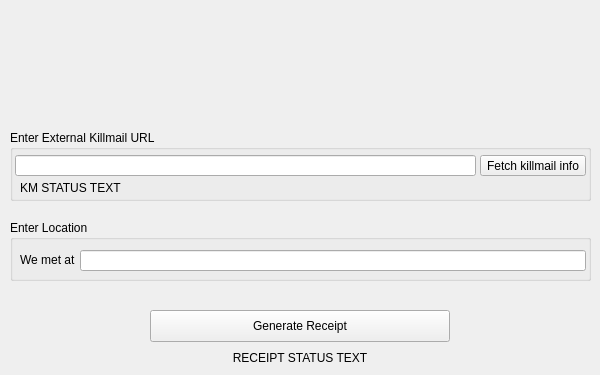
<?xml version="1.0" encoding="UTF-8"?>
<ui version="4.0">
 <class>MainWindow</class>
 <widget class="QMainWindow" name="MainWindow">
  <property name="geometry">
   <rect>
    <x>0</x>
    <y>0</y>
    <width>600</width>
    <height>375</height>
   </rect>
  </property>
  <property name="sizePolicy">
   <sizepolicy hsizetype="Fixed" vsizetype="Fixed">
    <horstretch>0</horstretch>
    <verstretch>0</verstretch>
   </sizepolicy>
  </property>
  <property name="minimumSize">
   <size>
    <width>600</width>
    <height>375</height>
   </size>
  </property>
  <property name="maximumSize">
   <size>
    <width>600</width>
    <height>375</height>
   </size>
  </property>
  <property name="baseSize">
   <size>
    <width>600</width>
    <height>900</height>
   </size>
  </property>
  <property name="windowTitle">
   <string>MainWindow</string>
  </property>
  <property name="windowIcon">
   <iconset resource="images.qrc">
    <normaloff>:/icons/icons/WiNGSPAN Alliance Logo.ico</normaloff>:/icons/icons/WiNGSPAN Alliance Logo.ico</iconset>
  </property>
  <widget class="QWidget" name="centralwidget">
   <widget class="QGroupBox" name="kmGroupBox">
    <property name="geometry">
     <rect>
      <x>10</x>
      <y>130</y>
      <width>581</width>
      <height>71</height>
     </rect>
    </property>
    <property name="sizePolicy">
     <sizepolicy hsizetype="Expanding" vsizetype="Preferred">
      <horstretch>0</horstretch>
      <verstretch>0</verstretch>
     </sizepolicy>
    </property>
    <property name="minimumSize">
     <size>
      <width>581</width>
      <height>71</height>
     </size>
    </property>
    <property name="title">
     <string>Enter External Killmail URL</string>
    </property>
    <widget class="QLineEdit" name="kmLineEdit">
     <property name="geometry">
      <rect>
       <x>5</x>
       <y>25</y>
       <width>461</width>
       <height>21</height>
      </rect>
     </property>
     <property name="autoFillBackground">
      <bool>false</bool>
     </property>
     <property name="text">
      <string/>
     </property>
     <property name="placeholderText">
      <string extracomment="Test"/>
     </property>
    </widget>
    <widget class="QLabel" name="kmStatusLabel">
     <property name="geometry">
      <rect>
       <x>10</x>
       <y>50</y>
       <width>451</width>
       <height>16</height>
      </rect>
     </property>
     <property name="text">
      <string>KM STATUS TEXT</string>
     </property>
    </widget>
    <widget class="QPushButton" name="getKMInfoButton">
     <property name="geometry">
      <rect>
       <x>470</x>
       <y>25</y>
       <width>106</width>
       <height>21</height>
      </rect>
     </property>
     <property name="sizePolicy">
      <sizepolicy hsizetype="Fixed" vsizetype="Fixed">
       <horstretch>0</horstretch>
       <verstretch>0</verstretch>
      </sizepolicy>
     </property>
     <property name="text">
      <string>Fetch killmail info</string>
     </property>
    </widget>
   </widget>
   <widget class="QGroupBox" name="locationGroupBox">
    <property name="geometry">
     <rect>
      <x>10</x>
      <y>220</y>
      <width>581</width>
      <height>61</height>
     </rect>
    </property>
    <property name="toolTip">
     <string>&lt;html&gt;&lt;head/&gt;&lt;body&gt;&lt;p&gt;Location will be auto-filled into the receipt when &amp;quot;Generate Delivery Receipt&amp;quot; is pressed&lt;/p&gt;&lt;/body&gt;&lt;/html&gt;</string>
    </property>
    <property name="title">
     <string>Enter Location</string>
    </property>
    <widget class="QLabel" name="locationLabel">
     <property name="geometry">
      <rect>
       <x>10</x>
       <y>29</y>
       <width>61</width>
       <height>21</height>
      </rect>
     </property>
     <property name="text">
      <string>We met at </string>
     </property>
    </widget>
    <widget class="QLineEdit" name="locationLineEdit">
     <property name="geometry">
      <rect>
       <x>70</x>
       <y>30</y>
       <width>506</width>
       <height>21</height>
      </rect>
     </property>
    </widget>
    <zorder>locationLineEdit</zorder>
    <zorder>locationLabel</zorder>
   </widget>
   <widget class="QLabel" name="logoLabel">
    <property name="geometry">
     <rect>
      <x>128</x>
      <y>10</y>
      <width>344</width>
      <height>115</height>
     </rect>
    </property>
    <property name="text">
     <string/>
    </property>
    <property name="pixmap">
     <pixmap resource="images.qrc">:/icons/icons/WiNGSPAN Title.png</pixmap>
    </property>
    <property name="scaledContents">
     <bool>true</bool>
    </property>
   </widget>
   <widget class="QPushButton" name="generateReceiptButton">
    <property name="geometry">
     <rect>
      <x>150</x>
      <y>310</y>
      <width>300</width>
      <height>32</height>
     </rect>
    </property>
    <property name="text">
     <string>Generate Receipt</string>
    </property>
   </widget>
   <widget class="QLabel" name="receiptStatusLabel">
    <property name="geometry">
     <rect>
      <x>150</x>
      <y>350</y>
      <width>300</width>
      <height>16</height>
     </rect>
    </property>
    <property name="text">
     <string>RECEIPT STATUS TEXT</string>
    </property>
    <property name="alignment">
     <set>Qt::AlignCenter</set>
    </property>
   </widget>
   <zorder>logoLabel</zorder>
   <zorder>locationGroupBox</zorder>
   <zorder>kmGroupBox</zorder>
   <zorder>generateReceiptButton</zorder>
   <zorder>receiptStatusLabel</zorder>
  </widget>
  <widget class="QMenuBar" name="menubar">
   <property name="geometry">
    <rect>
     <x>0</x>
     <y>0</y>
     <width>600</width>
     <height>21</height>
    </rect>
   </property>
  </widget>
 </widget>
 <resources>
  <include location="images.qrc"/>
 </resources>
 <connections/>
</ui>
